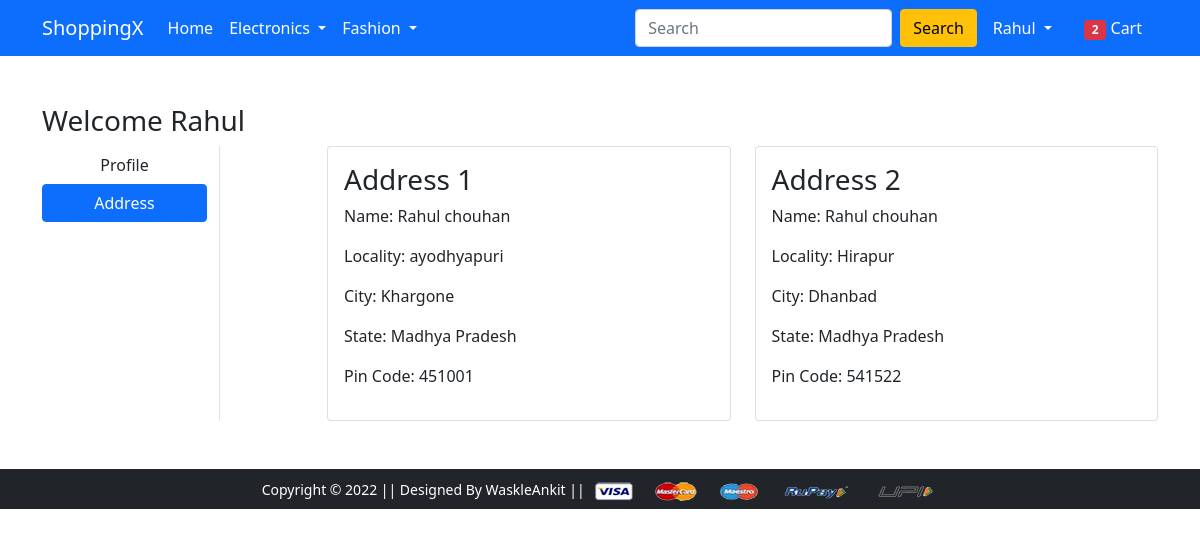
The page /address/ (signed in) on the database its author committed.
### app/models.py (models this page shows, shortened)
class Customer(models.Model):
    user =models.ForeignKey(User, on_delete=models.CASCADE)
    name = models.CharField(max_length=200)
    locality = models.CharField(max_length=200)
    city = models.CharField(max_length=200)
    zipcode = models.IntegerField()
    state = models.CharField(choices=STATE_CHOICES,max_length=50)

### app/views.py (the view)
# urls.py: path('address/', views.address, name='address'),
@login_required
def address(request):
 add = Customer.objects.filter(user=request.user)
 totalitem = 0
 if request.user.is_authenticated:
  totalitem = len(Cart.objects.filter(user=request.user))
 context = {'add': add, 'active': 'btn-primary', 'totalitem': totalitem}
 return render(request, 'app/address.html',context)

### app/templates/app/address.html (shortened to what this page needs)
{% extends 'app/base.html' %}
{% load static %}
{% block main-content %}
<div class="container my-5">
 <div class="row">
 <h3>Welcome
  <span class="text-capitalize">{{request.user}}</span>
 </h3>
  <div class="col-sm-2 border-end">
   <ul class="list-unstyled">
    <li class="d-grid"><a href="{% url 'profile' %}" class="btn ">Profile</a></li>
    <li class="d-grid"><a href="{% url 'address' %}" class="btn {{active}}">Address</a></li>
   </ul>
  </div>
  <div class="col-sm-9 offset-sm-1">
   <div class="row">
    {% for ad in add %}
    <div class="col-sm-6">
     <div class="card">
      <div class="card-body">
       <h3>Address {{forloop.counter}}</h3>
       <p>Name: {{ad.name}}</p>
       <p>Locality: {{ad.locality}}</p>
       <p>City: {{ad.city}}</p>
       <p>State: {{ad.state}}</p>
       <p>Pin Code: {{ad.zipcode}}</p>
      </div>
     </div>
    </div>
    {% endfor %}
   </div>
  </div>
 </div>
</div>
{% endblock main-content %}

### app/templates/app/base.html (shortened to what this page needs)
<!doctype html>
{% load static %}
<html lang="en">
  <head>
    <link href="https://cdn.jsdelivr.net/npm/bootstrap@5.0.0-beta1/dist/css/bootstrap.min.css" rel="stylesheet">
    <link rel="stylesheet" href="{% static 'app/css/owl.carousel.min.css' %}">
    <link rel="stylesheet" href="{% static 'app/css/all.min.css' %}">
    <link rel="stylesheet" href="{% static 'app/css/style.css' %}">
  </head>
  <body>
    <nav class="navbar navbar-expand-lg navbar-dark bg-primary">
     <div class="container">
       <a class="navbar-brand" href="/">ShoppingX</a>
       <div class="collapse navbar-collapse" id="navbarSupportedContent">
         <ul class="navbar-nav me-auto mb-2 mb-lg-0">
           <li class="nav-item">
             <a class="nav-link active" aria-current="page" href="/">Home</a>
           </li>
           <li class="nav-item dropdown">
             <a class="nav-link dropdown-toggle text-white" href="#" id="electronicsDropdown" role="button" data-bs-toggle="dropdown" aria-expanded="false">
               Electronics
             </a>
           </li>
           <li class="nav-item dropdown">
             <a class="nav-link dropdown-toggle text-white" href="#" id="fashionDropdown" role="button" data-bs-toggle="dropdown" aria-expanded="false">
               Fashion
             </a>
           </li>
         </ul>
         <form class="d-flex">
           <input class="form-control me-2" type="search" placeholder="Search" aria-label="Search">
           <button class="btn btn-warning" type="submit">Search</button>
         </form>
         <div>
          <ul class="navbar-nav me-auto mb-2 mb-lg-0">
           {% if request.user.is_authenticated %}
           <li class="nav-item dropdown mx-2">
              <a class="nav-link dropdown-toggle text-white" href="#" id="profileDropdown" role="button" data-bs-toggle="dropdown" aria-expanded="false">
                {{ request.user.username|capfirst }}
              </a>
            </li>
            <li class="nav-item mx-2">
             <a href="{% url 'showcart' %}" class="nav-link text-white"><span class="badge bg-danger">{{totalitem}}</span> Cart </a>
            </li>
           {% endif %}
          </ul>
         </div>
       </div>
     </div>
    </nav>
    {% block main-content %} {% endblock main-content %}
    <footer class="container-fluid bg-dark text-center p-2 mt-5">
        <small class="text-white">Copyright &copy; 2022 || Designed By WaskleAnkit || </small>
        <img src="{% static 'app/images/payment.png' %}" alt="" srcset="" class="img-fluid" height="2px">
    </footer>
  </body>
</html>

### rows shown on the page
Customer: name "Rahul chouhan", locality "ayodhyapuri", city "Khargone", state "Madhya Pradesh", zipcode "451001"
Customer: name "Rahul chouhan", locality "Hirapur", city "Dhanbad", state "Madhya Pradesh", zipcode "541522"

### other values the page prints
{{ request.user.username|capfirst }} "Rahul"
{{ totalitem }} "2"
{{ request.user }} "Rahul"
